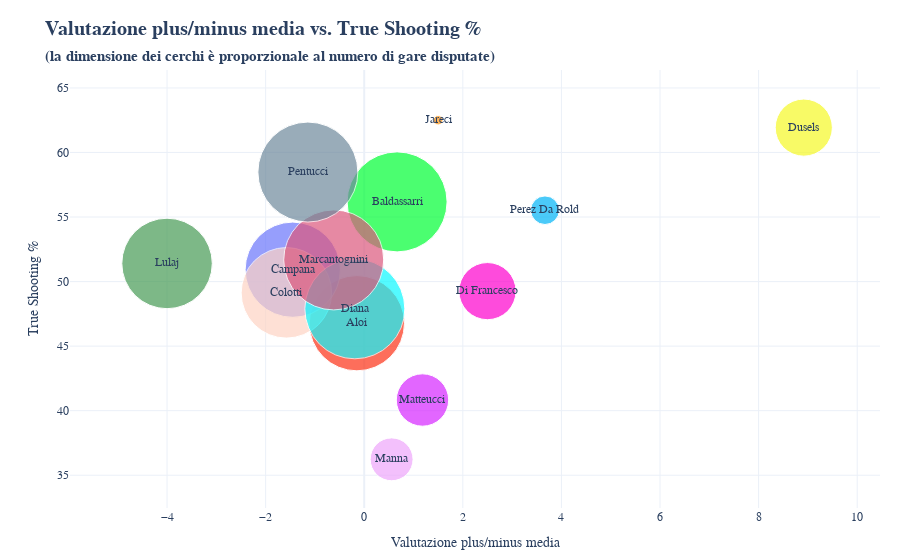

This figure's notebook cell:
### Code cell
# Valutazione +/- vs. True shooting
import Stats

descrx = 'Valutazione plus/minus media'
players = sorted(df['player'].unique())
x = [players_info[p]['plusminus']/players_info[p]['games'] for p in players]

descry = 'True Shooting %'
y = [Stats.trueshooting(df,p) for p in players]

fig = Analytics.scatterChart(players, x, y, players_info, descrx, descry, size_on_time=False, show_bisector=False, do_average=False)
fig

### Figure 1 — Plotly figure (JSON) as saved in the notebook; plotly's stock layout.template omitted (floating-point values rounded to 4 significant figures)
{"data": [{"customdata": ["Partite giocate: 20<br>Minuti medi in campo: 27.0", "Partite giocate: 21<br>Minuti medi in campo: 14.0", "Partite giocate: 20<br>Minuti medi in campo: 11.8", "Partite giocate: 19<br>Minuti medi in campo: 24.8", "Partite giocate: 12<br>Minuti medi in campo: 28.7", "Partite giocate: 21<br>Minuti medi in campo: 23.4", "Partite giocate: 12<br>Minuti medi in campo: 28.4", "Partite giocate: 2<br>Minuti medi in campo: 21.4", "Partite giocate: 19<br>Minuti medi in campo: 8.8", "Partite giocate: 9<br>Minuti medi in campo: 7.1", "Partite giocate: 21<br>Minuti medi in campo: 12.7", "Partite giocate: 11<br>Minuti medi in campo: 17.6", "Partite giocate: 21<br>Minuti medi in campo: 26.2", "Partite giocate: 6<br>Minuti medi in campo: 33.0"], "hovertemplate": "<b>%{text}</b><br>Valutazione plus/minus media: %{x:.1f}<br>True Shooting %: %{y:.1f}<br>%{customdata}", "marker": {"color": ["#FD3216", "#00FE35", "#6A76FC", "#FED4C4", "#FE00CE", "#0DF9FF", "#F6F926", "#FF9616", "#479B55", "#EEA6FB", "#DC587D", "#D626FF", "#6E899C", "#00B5F7"], "size": [95.24, 100, 95.24, 90.48, 57.14, 100, 57.14, 9.524, 90.48, 42.86, 100, 52.38, 100, 28.57]}, "mode": "markers+text", "name": "", "text": ["Aloi", "Baldassarri", "Campana", "Colotti", "Di Francesco", "Diana", "Dusels", "Jareci", "Lulaj", "Manna", "Marcantognini", "Matteucci", "Pentucci", "Perez Da Rold"], "type": "scatter", "x": [-0.15, 0.6667, -1.45, -1.579, 2.5, -0.1905, 8.917, 1.5, -4, 0.5556, -0.619, 1.182, -1.143, 3.667], "y": [46.78, 56.17, 50.92, 49.13, 49.26, 47.89, 61.93, 62.5, 51.4, 36.23, 51.68, 40.83, 58.48, 55.53]}], "layout": {"autosize": true, "font": {"family": "Arial"}, "margin": {"b": 30, "l": 70, "r": 20, "t": 70}, "showlegend": false, "title": {"font": {"size": 20, "weight": 700}, "text": "<b>Valutazione plus/minus media vs. True Shooting %</b><br><span style=\"font-size: 15px;\">(la dimensione dei cerchi è proporzionale al numero di gare disputate)</span>"}, "xaxis": {"autorange": true, "range": [-5.253, 9.989], "title": {"text": "Valutazione plus/minus media"}, "type": "linear"}, "yaxis": {"autorange": true, "range": [33.38, 65.19], "title": {"text": "True Shooting %"}, "type": "linear"}}}
